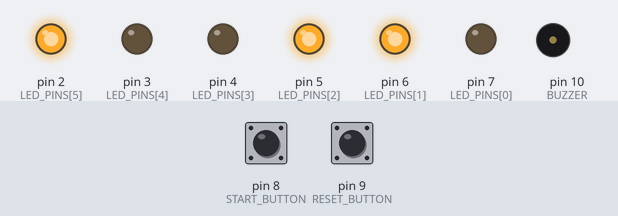
The sketch below on a simulated Arduino Uno, built with avr-gcc and run on an emulated ATmega328P. On the bench: output pins drawn as LEDs (lit = HIGH), buzzer (waves = sounding). The test bench sets the inputs (shaded band); at power-on: pin 8 (START_BUTTON) HIGH, pin 9 (RESET_BUTTON) HIGH.

Above: at 1.2 s.
1.3 s: pin 8 (START_BUTTON) pulled LOW for 1 s
At 3.7 s:
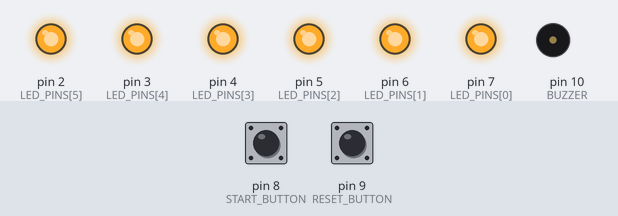
5.3 s: pin 9 (RESET_BUTTON) pulled LOW for 0.15 s
At 6.7 s:
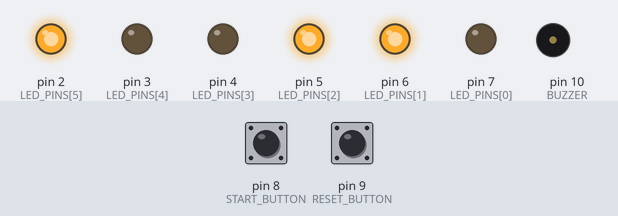
8.4 s: pin 9 (RESET_BUTTON) pulled LOW for 1 s
At 10.3 s:
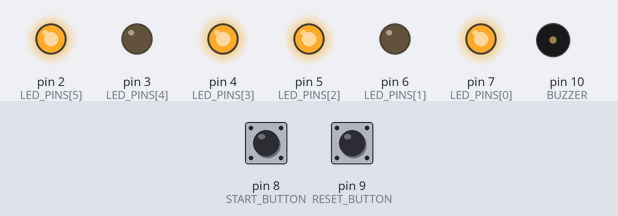
12.4 s: pin 9 (RESET_BUTTON) pulled LOW for 0.15 s
At 13.3 s:
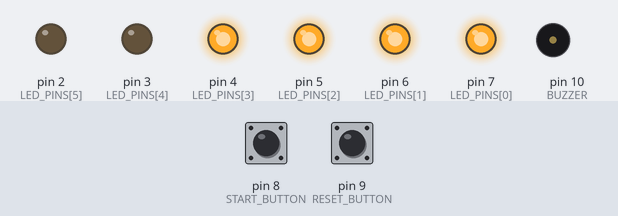
15.5 s: pin 9 (RESET_BUTTON) pulled LOW for 3.2 s
At 19.7 s:
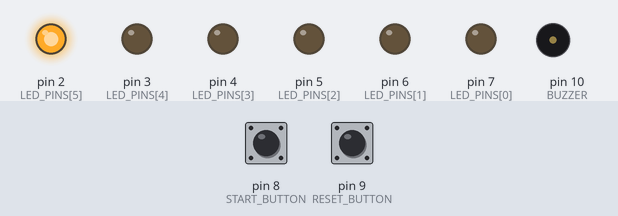
20.2 s: pin 8 (START_BUTTON) pulled LOW for 0.15 s
At 21.9 s:
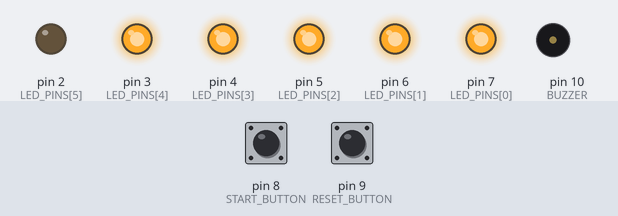
Timing chart, 0 to 24.3 s (numbered marks = the images above; inputs shaded):
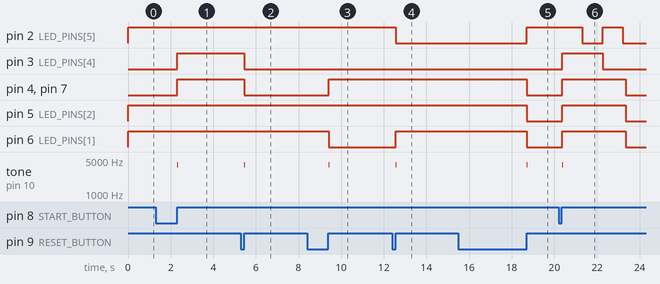

The sketch:

desk-timer.ino
```cpp
// desk-timer: countdown timer with a 6-bit binary LED display.
//
// The LEDs stay off unless a button was pressed in the last 3 seconds.
// D1 (left) is the highest bit and D6 (right) the lowest.
//
// IDLE      SW2 steps through 1, 5, 10, 25, 45, 60 minutes, shown in binary.
//           SW1 starts the timer.
// RUNNING   The LEDs count down from 63 to 0 in equal steps.
//           SW1 shows the count, SW2 cancels the timer.
// FINISHED  Beep-beep-beep, 1 s pause, repeated, with the LEDs flashing.
//           Any button stops it; it also stops by itself after 10 minutes.
//
// While the LEDs are off, the first SW2 press only lights them, so the
// selection is never changed (or the timer cancelled) without seeing it.

// ---------- Pins ----------
const int LED_PINS[6] = {7, 6, 5, 4, 3, 2};  // D1..D6, highest bit first
const int START_BUTTON = 8;                  // SW1, reads LOW when pressed
const int RESET_BUTTON = 9;                  // SW2, reads LOW when pressed
const int BUZZER = 10;

// ---------- Settings ----------
const int LENGTHS_MIN[6] = {1, 5, 10, 25, 45, 60};
const unsigned long DISPLAY_ON_MS = 3000;
const unsigned long DEBOUNCE_MS = 10;
const unsigned long ALARM_BEEP_MS = 1000 / 6;   // each beep and each gap
const unsigned long ALARM_PAUSE_MS = 1000;      // silence after 3 beeps
const unsigned long ALARM_TIMEOUT_MS = 10UL * 60 * 1000;
const int BEEP_HZ = 4000;

// ---------- State ----------
enum State { IDLE, RUNNING, FINISHED };
enum Button { NONE, START, RESET };

State state = IDLE;
int lengthIndex = 3;  // 25 min at power-up
unsigned long timerStartMs = 0;
unsigned long timerLengthMs = 0;
unsigned long alarmStartMs = 0;
unsigned long lastPressMs = 0;
bool buzzerOn = false;

void setup() {
  for (int i = 0; i < 6; i++) {
    pinMode(LED_PINS[i], OUTPUT);
  }
  pinMode(START_BUTTON, INPUT_PULLUP);
  pinMode(RESET_BUTTON, INPUT_PULLUP);
  pinMode(BUZZER, OUTPUT);

  lastPressMs = millis();  // show the selection for 3 s at power-up
}

void loop() {
  bool displayWasOn = isDisplayOn();
  Button button = readButton();

  switch (state) {
    case IDLE:
      if (button == START) {
        startTimer();
      } else if (button == RESET && displayWasOn) {
        lengthIndex = (lengthIndex + 1) % 6;
      }
      showIfDisplayOn(LENGTHS_MIN[lengthIndex]);
      break;

    case RUNNING: {
      unsigned long elapsedMs = millis() - timerStartMs;
      if (button == RESET && displayWasOn) {
        state = IDLE;
      } else if (elapsedMs >= timerLengthMs) {
        startAlarm();
      } else {
        showIfDisplayOn(countdownValue(elapsedMs));
      }
      break;
    }

    case FINISHED:
      if (button != NONE || alarmIsOver()) {
        stopAlarm();
        state = IDLE;
      } else {
        playAlarm();
      }
      break;
  }
}

// ---------- Timer ----------

void startTimer() {
  timerLengthMs = LENGTHS_MIN[lengthIndex] * 60UL * 1000;
  timerStartMs = millis();
  state = RUNNING;
}

// Splits the timer into 63 equal steps: 63 at the start, 1 in the last step.
// It would reach 0 exactly when the timer ends, so the LEDs never all go dark.
int countdownValue(unsigned long elapsedMs) {
  return 63 - elapsedMs * 63 / timerLengthMs;
}

// ---------- LEDs ----------

bool isDisplayOn() {
  return millis() - lastPressMs < DISPLAY_ON_MS;
}

// Shows a number from 0 to 63 in binary. 0 turns all LEDs off.
void showNumber(int value) {
  for (int i = 0; i < 6; i++) {
    int bit = (value >> (5 - i)) & 1;
    digitalWrite(LED_PINS[i], bit ? HIGH : LOW);
  }
}

void showIfDisplayOn(int value) {
  showNumber(isDisplayOn() ? value : 0);
}

// ---------- Alarm ----------

void startAlarm() {
  alarmStartMs = millis();
  state = FINISHED;
}

// One cycle: beep, gap, beep, gap, beep, then a 1 s pause.
// The LEDs light up together with each beep.
void playAlarm() {
  const unsigned long cycleMs = 5 * ALARM_BEEP_MS + ALARM_PAUSE_MS;
  unsigned long slot = ((millis() - alarmStartMs) % cycleMs) / ALARM_BEEP_MS;
  bool beepNow = slot == 0 || slot == 2 || slot == 4;

  if (beepNow && !buzzerOn) {
    tone(BUZZER, BEEP_HZ);
  } else if (!beepNow && buzzerOn) {
    noTone(BUZZER);
  }
  buzzerOn = beepNow;

  showNumber(beepNow ? 63 : 0);
}

bool alarmIsOver() {
  return millis() - alarmStartMs >= ALARM_TIMEOUT_MS;
}

void stopAlarm() {
  noTone(BUZZER);
  buzzerOn = false;
}

// ---------- Buttons ----------

// Returns which button was pressed, or NONE.
// After a press it waits for the release, then gives a short click beep.
// The program pauses while a button is held, but the timer keeps
// counting because it is based on millis().
Button readButton() {
  Button button;
  int pin;
  if (isPressed(START_BUTTON)) {
    button = START;
    pin = START_BUTTON;
  } else if (isPressed(RESET_BUTTON)) {
    button = RESET;
    pin = RESET_BUTTON;
  } else {
    return NONE;
  }

  stopAlarm();  // silence the alarm as soon as a button goes down

  while (digitalRead(pin) == LOW) {
    // wait for release
  }
  delay(DEBOUNCE_MS);  // ignore bounce on release

  tone(BUZZER, BEEP_HZ, 30);
  lastPressMs = millis();
  return button;
}

// True if the pin still reads LOW after the debounce time.
bool isPressed(int pin) {
  if (digitalRead(pin) == HIGH) {
    return false;
  }
  delay(DEBOUNCE_MS);
  return digitalRead(pin) == LOW;
}
```

Measured:
- after the input at 1.3 s, pin 2 (LED_PINS[5]), pin 5 (LED_PINS[2]), pin 6 (LED_PINS[1]): stays HIGH (without the input it goes to LOW after 1.7 s); pin 3 (LED_PINS[4]), pin 4 (LED_PINS[3]), pin 7 (LED_PINS[0]): LOW → HIGH after 1.0 s; tone on pin 10 (BUZZER): silent → 4000 Hz after 1.0 s, → silent 0.03 s later
- after the input at 5.3 s, pin 2 (LED_PINS[5]), pin 5 (LED_PINS[2]), pin 6 (LED_PINS[1]): stays HIGH (without the input it goes to LOW after 0.01 s); tone on pin 10 (BUZZER): silent → 4000 Hz after 0.16 s, → silent 0.03 s later
- after the input at 8.4 s, pin 2 (LED_PINS[5]), pin 5 (LED_PINS[2]): stays HIGH (without the input it goes to LOW after 0.06 s); pin 4 (LED_PINS[3]), pin 7 (LED_PINS[0]): LOW → HIGH after 1.0 s; pin 6 (LED_PINS[1]): HIGH → LOW after 1.0 s instead of 0.06 s; tone on pin 10 (BUZZER): silent → 4000 Hz after 1.0 s, → silent 0.03 s later
- after the input at 12.4 s, pin 4 (LED_PINS[3]), pin 5 (LED_PINS[2]), pin 7 (LED_PINS[0]): stays HIGH (without the input it goes to LOW after 0.01 s); pin 6 (LED_PINS[1]): LOW → HIGH after 0.16 s; tone on pin 10 (BUZZER): silent → 4000 Hz after 0.16 s, → silent 0.03 s later
- after the input at 15.5 s, pin 2 (LED_PINS[5]): LOW → HIGH after 3.2 s; pin 4 (LED_PINS[3]), pin 5 (LED_PINS[2]), pin 6 (LED_PINS[1]), pin 7 (LED_PINS[0]): HIGH → LOW after 3.2 s instead of 0.06 s; tone on pin 10 (BUZZER): silent → 4000 Hz after 3.2 s, → silent 0.03 s later
- after the input at 20.2 s, pin 2 (LED_PINS[5]): HIGH → LOW after 1.1 s instead of 1.5 s; pin 3 (LED_PINS[4]): LOW → HIGH after 0.16 s, → LOW 1.9 s later
